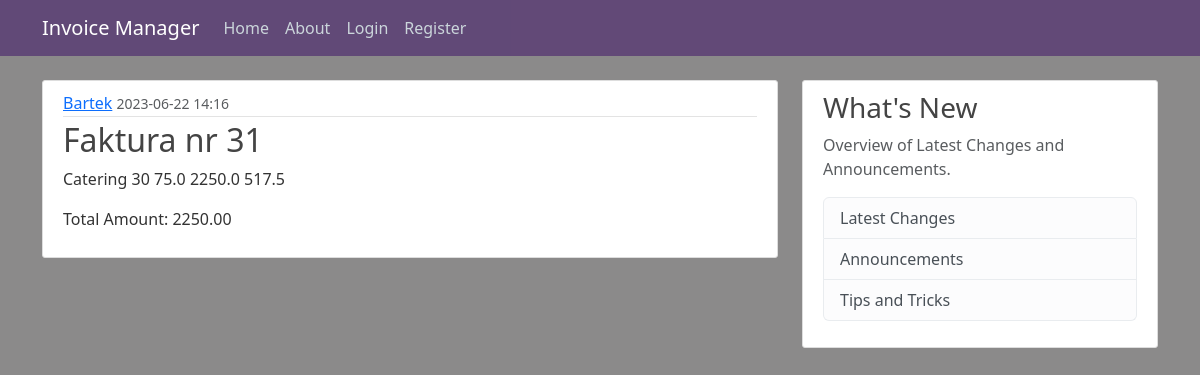
Page /invoice/6 on the committed database.
### application/models.py (models this page shows, shortened)
class User(db.Model, UserMixin):
    id = db.Column(db.Integer, primary_key = True)
    username = db.Column(db.String(25), unique = True, nullable = False)
    email = db.Column(db.String(125), unique = True, nullable = False)
    image_file = db.Column(db.String(25), nullable = False, default = 'default.jpg')
    password = db.Column(db.String(60), nullable = False)
    invoices = db.relationship('Invoice', backref='author', lazy=True)

class Invoice(db.Model):
    id = db.Column(db.Integer, primary_key = True)
    name = db.Column(db.String(100), nullable = False)
    content = db.Column(db.Text, nullable = False)
    amount = db.Column(db.Numeric(10,2), nullable = False)
    date_posted = db.Column(db.DateTime, nullable = False, default = datetime.utcnow)
    user_id = db.Column(db.Integer, db.ForeignKey('user.id'), nullable = False)
    entries = db.relationship('Entry', backref='invoice', lazy=True)

### application/routes.py (the view)
@app.route('/invoice/<int:invoice_id>')
def invoice(invoice_id):
    invoice = Invoice.query.get_or_404(invoice_id)
    return render_template('invoice.html', title=invoice.name, invoice=invoice)

### application/templates/invoice.html (shortened to what this page needs)
{% extends "layout.html" %}
{% block content %}
    <article class="media content-section">
        <div class="media-body">
            <div class="article-metadata">
                <a class="mr-2" href="#">{{ invoice.author.username }}</a>
                <small class="text-muted">{{ invoice.date_posted.strftime('%Y-%m-%d %H:%M') }}</small>
            </div>
            <h2 class="article-title">{{ invoice.name }}</h2>
            <p class="article-content">{{ invoice.content }}</p>
            <p class="article-content">Total Amount: {{ invoice.amount }}</p>
        </div>
    </article>
{% endblock content %}

### application/static/main.css (style rules this page uses)
body { background: #8b8a8a; color: #333333; margin-top: 5rem; }
h1, h2, h3, h4, h5, h6 { color: #444444; }
.content-section { background: #ffffff; padding: 10px 20px; border: 1px solid #dddddd; border-radius: 3px; margin-bottom: 20px; }
.article-title { color: #444444; }
.article-content { white-space: pre-line; }
.article-metadata { padding-bottom: 1px; margin-bottom: 4px; border-bottom: 1px solid #e3e3e3 }

### rows in the picture
User: author.username "Bartek"
Invoice: date_posted "2023-06-22 14:16", name "Faktura nr 31", content "Catering 30 75.0 2250.0 517.5", amount "2250.00"
